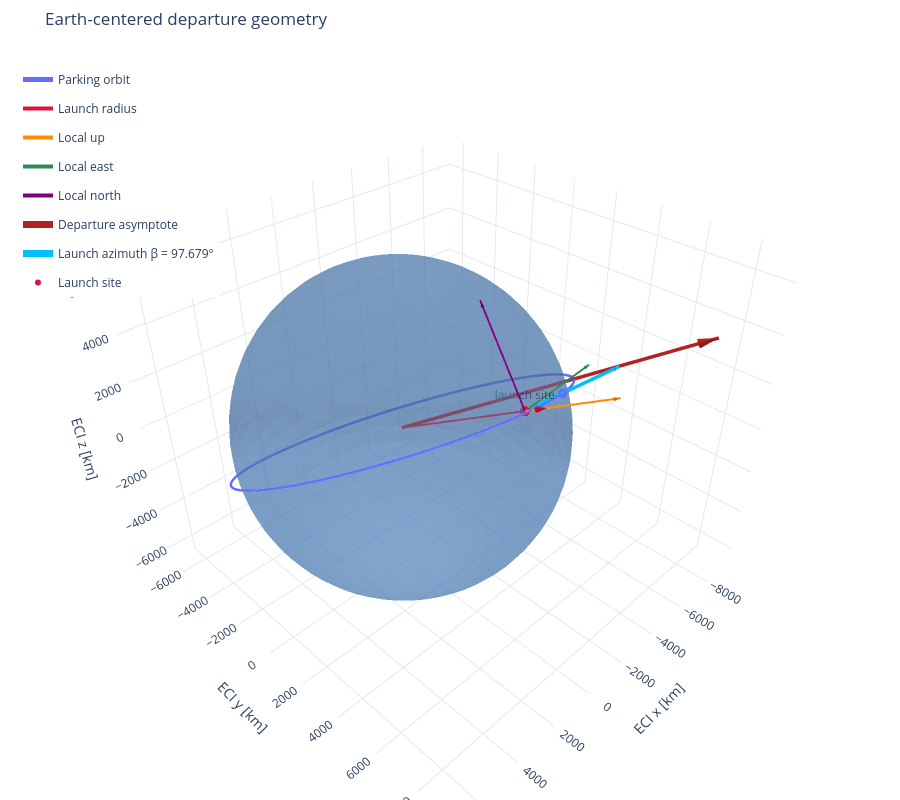

Here is the notebook cell this chart was saved with:
### Markdown cell above
#### Orbit propagation

### Code cell
# No delay
t_arr = np.linspace(0, 95 * MIN_TO_SEC, 100000)
result = solve_ivp(lambda t,s: two_body(s), (t_arr[0], t_arr[-1]), np.concatenate((r0, v0)), t_eval=t_arr, rtol=1e-9,atol=1e-12)

fig = plot_earth_departure(
    v_dep_eci,
    launch_lat_deg,
    launch_lon_deg,
    alpha_launch=alpha_launch,
    traces=result.y[:3].T,
    t_arrs=result.t,
    labels="Parking orbit",
)

### Figure 1 — Plotly figure (JSON) as saved in the notebook; plotly's stock layout.template omitted (floating-point values rounded to 4 significant figures; data arrays with more than 128 entries replaced by an {"elided": "..."} marker saying what was removed)
{"data": [{"colorscale": [[0, "#4f81bd"], [1, "#4f81bd"]], "hoverinfo": "skip", "name": "Earth", "opacity": 0.48, "showlegend": false, "showscale": false, "type": "surface", "x": {"elided": "60x30 float values"}, "y": {"elided": "60x30 float values"}, "z": {"elided": "60x30 float values"}}, {"legendgroup": "Parking orbit", "line": {"color": "#636EFA", "width": 5}, "mode": "lines", "name": "Parking orbit", "type": "scatter3d", "x": {"elided": "100000 float values"}, "y": {"elided": "100000 float values"}, "z": {"elided": "100000 float values"}}, {"legendgroup": "Parking orbit", "marker": {"color": "#636EFA", "size": 6}, "mode": "markers", "name": "Parking orbit End", "showlegend": false, "type": "scatter3d", "x": [-2465.0], "y": [5452.0], "z": [2965.0]}, {"legendgroup": "vector-0", "line": {"color": "crimson", "width": 4}, "mode": "lines", "name": "Launch radius", "type": "scatter3d", "x": [0, -500.8], "y": [0, 6317.0], "z": [0, 3693.0]}, {"anchor": "tip", "colorscale": [[0, "crimson"], [1, "crimson"]], "hoverinfo": "skip", "legendgroup": "vector-0", "name": "Launch radius arrowhead", "showlegend": false, "showscale": false, "sizemode": "absolute", "sizeref": 440.1, "type": "cone", "u": [-0.06828], "v": [0.8613], "w": [0.5035], "x": [-500.8], "y": [6317.0], "z": [3693.0]}, {"legendgroup": "vector-1", "line": {"color": "darkorange", "width": 4}, "mode": "lines", "name": "Local up", "type": "scatter3d", "x": [-435.5, -696.8], "y": [5493.0, 8789.0], "z": [3211.0, 5138.0]}, {"anchor": "tip", "colorscale": [[0, "darkorange"], [1, "darkorange"]], "hoverinfo": "skip", "legendgroup": "vector-1", "name": "Local up arrowhead", "showlegend": false, "showscale": false, "sizemode": "absolute", "sizeref": 229.6, "type": "cone", "u": [-0.06828], "v": [0.8613], "w": [0.5035], "x": [-696.8], "y": [8789.0], "z": [5138.0]}, {"legendgroup": "vector-2", "line": {"color": "seagreen", "width": 4}, "mode": "lines", "name": "Local east", "type": "scatter3d", "x": [-435.5, -4250.0], "y": [5493.0, 5191.0], "z": [3211.0, 3211.0]}, {"anchor": "tip", "colorscale": [[0, "seagreen"], [1, "seagreen"]], "hoverinfo": "skip", "legendgroup": "vector-2", "name": "Local east arrowhead", "showlegend": false, "showscale": false, "sizemode": "absolute", "sizeref": 229.6, "type": "cone", "u": [-0.9969], "v": [-0.07903], "w": [0], "x": [-4250.0], "y": [5191.0], "z": [3211.0]}, {"legendgroup": "vector-3", "line": {"color": "purple", "width": 4}, "mode": "lines", "name": "Local north", "type": "scatter3d", "x": [-435.5, -283.2], "y": [5493.0, 3572.0], "z": [3211.0, 6518.0]}, {"anchor": "tip", "colorscale": [[0, "purple"], [1, "purple"]], "hoverinfo": "skip", "legendgroup": "vector-3", "name": "Local north arrowhead", "showlegend": false, "showscale": false, "sizemode": "absolute", "sizeref": 229.6, "type": "cone", "u": [0.03979], "v": [-0.5019], "w": [0.864], "x": [-283.2], "y": [3572.0], "z": [6518.0]}, {"legendgroup": "vector-4", "line": {"color": "firebrick", "width": 7}, "mode": "lines", "name": "Departure asymptote", "type": "scatter3d", "x": [0, -8420.0], "y": [0, 7726.0], "z": [0, 3662.0]}, {"anchor": "tip", "colorscale": [[0, "firebrick"], [1, "firebrick"]], "hoverinfo": "skip", "legendgroup": "vector-4", "name": "Departure asymptote arrowhead", "showlegend": false, "showscale": false, "sizemode": "absolute", "sizeref": 720, "type": "cone", "u": [-0.7017], "v": [0.6438], "w": [0.3052], "x": [-8420.0], "y": [7726.0], "z": [3662.0]}, {"legendgroup": "vector-5", "line": {"color": "deepskyblue", "width": 7}, "mode": "lines", "name": "Launch azimuth β = 97.679°", "type": "scatter3d", "x": [-435.5, -5820.0], "y": [5493.0, 5432.0], "z": [3211.0, 2586.0]}, {"anchor": "tip", "colorscale": [[0, "deepskyblue"], [1, "deepskyblue"]], "hoverinfo": "skip", "legendgroup": "vector-5", "name": "Launch azimuth β = 97.679° arrowhead", "showlegend": false, "showscale": false, "sizemode": "absolute", "sizeref": 325.3, "type": "cone", "u": [-0.9933], "v": [-0.01125], "w": [-0.1154], "x": [-5820.0], "y": [5432.0], "z": [2586.0]}, {"marker": {"color": "crimson", "size": 6}, "mode": "markers+text", "name": "Launch site", "text": ["launch site"], "textposition": "top center", "type": "scatter3d", "x": [-435.5], "y": [5493.0], "z": [3211.0]}], "layout": {"height": 800, "legend": {"x": 0.02, "y": 0.98}, "margin": {"b": 0, "l": 0, "r": 0, "t": 50}, "scene": {"aspectmode": "data", "xaxis": {"title": {"text": "ECI x [km]"}}, "yaxis": {"title": {"text": "ECI y [km]"}}, "zaxis": {"title": {"text": "ECI z [km]"}}}, "title": {"text": "Earth-centered departure geometry"}}}
